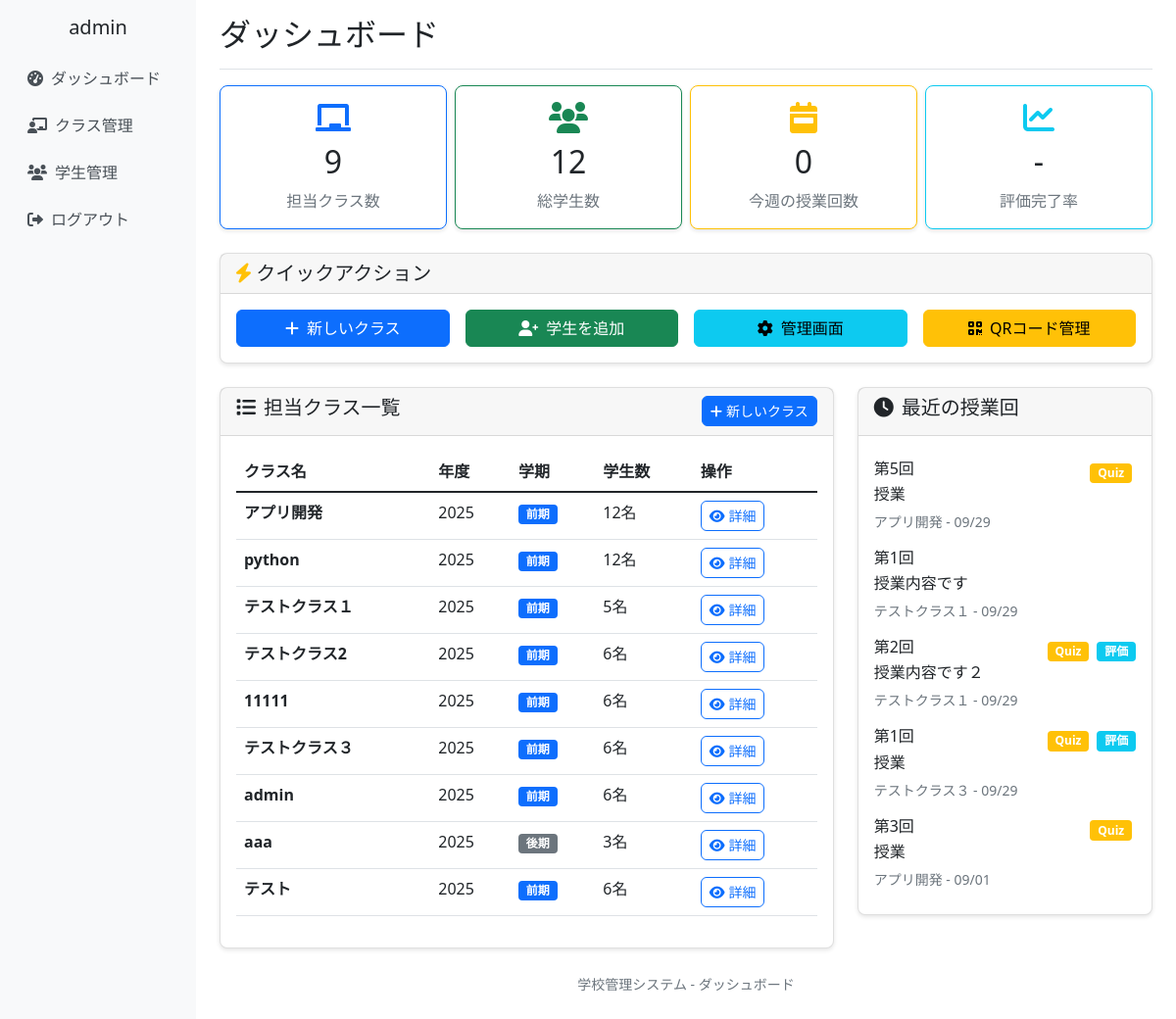
The page /dashboard/ (signed in) on the database its author committed.
### school_management/models.py (models this page shows, shortened)
class CustomUser(AbstractUser):
    ROLE_CHOICES = [
        ('admin', '管理者'),
        ('teacher', '教員'),
        ('student', '学生'),
    ]
    username = None  # usernameフィールドを無効化
    email = models.EmailField(unique=True)
    full_name = models.CharField(max_length=100, verbose_name='氏名')
    furigana = models.CharField(max_length=100, blank=True, verbose_name='ふりがな')
    points = models.IntegerField(default=0, verbose_name='ポイント')
    role = models.CharField(
        max_length=10,
        choices=ROLE_CHOICES,
        default='student',
        verbose_name='役割'
    )
    student_number = models.CharField(max_length=20, blank=True, verbose_name='学籍番号')
    teacher_id = models.CharField(max_length=20, blank=True, verbose_name='教員ID')
    created_at = models.DateTimeField(auto_now_add=True, verbose_name='登録日時')
    updated_at = models.DateTimeField(auto_now=True, verbose_name='更新日時')
    groups = models.ManyToManyField(
        'auth.Group',
        verbose_name='groups',
        blank=True,
        help_text='The groups this user belongs to.',
        related_name="customuser_set",
        related_query_name="customuser",
    )
    user_permissions = models.ManyToManyField(
        'auth.Permission',
        verbose_name='user permissions',
        blank=True,
        help_text='Specific permissions for this user.',
        related_name="customuser_set",
        related_query_name="customuser",
    )
    USERNAME_FIELD = 'email'
    REQUIRED_FIELDS = ['full_name']
    objects = CustomUserManager()
    class Meta:
        verbose_name = 'ユーザー'
        verbose_name_plural = 'ユーザー'
    @property
    def is_teacher(self):
        return self.role in ['teacher', 'admin']

class ClassRoom(models.Model):
    SEMESTER_CHOICES = [
        ('first', '前期'),
        ('second', '後期'),
    ]
    class_name = models.CharField(max_length=100, verbose_name='クラス名')
    year = models.IntegerField(verbose_name='年度')
    semester = models.CharField(max_length=10, choices=SEMESTER_CHOICES, verbose_name='学期')
    teachers = models.ManyToManyField(Teacher, verbose_name='担当教員', related_name='classrooms')
    students = models.ManyToManyField(Student, blank=True, verbose_name='学生')
    created_at = models.DateTimeField(auto_now_add=True)
    updated_at = models.DateTimeField(auto_now=True)
    class Meta:
        verbose_name = 'クラス'
        verbose_name_plural = 'クラス'

class LessonSession(models.Model):
    classroom = models.ForeignKey(ClassRoom, on_delete=models.CASCADE, verbose_name='クラス')
    session_number = models.IntegerField(verbose_name='回数')
    date = models.DateField(verbose_name='実施日')
    topic = models.CharField(max_length=200, blank=True, verbose_name='テーマ・内容')
    has_quiz = models.BooleanField(default=False, verbose_name='小テストあり')
    has_peer_evaluation = models.BooleanField(default=False, verbose_name='ピア評価あり')
    peer_evaluation_closed = models.BooleanField(default=False, verbose_name='ピア評価締切済み')
    created_at = models.DateTimeField(auto_now_add=True)
    updated_at = models.DateTimeField(auto_now=True)
    class Meta:
        verbose_name = '授業回'
        verbose_name_plural = '授業回'
        unique_together = ['classroom', 'session_number']

### school_management/views.py (the view)
# urls.py: path('dashboard/', views.dashboard_view, name='dashboard'),
@login_required
def dashboard_view(request):
    if request.user.is_teacher:
        return teacher_dashboard(request)
    elif request.user.is_student:
        return student_dashboard(request)
    else:
        return redirect('school_management:login')

### school_management/templates/school_management/dashboard.html (shortened to what this page needs)
{% extends 'school_management/base.html' %}
{% load static %}
{% block page_title %}ダッシュボード{% endblock %}
{% block content %}
<div class="row mb-4 g-2">
    <div class="col-md-3">
        <div class="card stats-card text-center border-primary">
            <div class="card-body">
                <div class="card-icon text-primary mb-2">
                    <i class="fas fa-chalkboard fa-2x"></i>
                </div>
                <h2 class="card-title">{{ total_classes }}</h2>
                <p class="card-text text-muted">担当クラス数</p>
            </div>
        </div>
    </div>
    <div class="col-md-3">
        <div class="card stats-card text-center border-success">
            <div class="card-body">
                <div class="card-icon text-success mb-2">
                    <i class="fas fa-users fa-2x"></i>
                </div>
                <h2 class="card-title">{{ total_students }}</h2>
                <p class="card-text text-muted">総学生数</p>
            </div>
        </div>
    </div>
    <div class="col-md-3">
        <div class="card stats-card text-center border-warning">
            <div class="card-body">
                <div class="card-icon text-warning mb-2">
                    <i class="fas fa-calendar-week fa-2x"></i>
                </div>
                <h2 class="card-title">{{ this_week_sessions }}</h2>
                <p class="card-text text-muted">今週の授業回数</p>
            </div>
        </div>
    </div>
    <div class="col-md-3">
        <div class="card stats-card text-center border-info">
            <div class="card-body">
                <div class="card-icon text-info mb-2">
                    <i class="fas fa-chart-line fa-2x"></i>
                </div>
                <h2 class="card-title">-</h2>
                <p class="card-text text-muted">評価完了率</p>
            </div>
        </div>
    </div>
</div>
<div class="row mt-4">
    <div class="col-12">
        <div class="card">
            <div class="card-header">
                <h5 class="card-title mb-0">
                    <i class="fas fa-bolt text-warning"></i> クイックアクション
                </h5>
            </div>
            <div class="card-body">
                <div class="row g-3">
                    <div class="col-md-3">
                        <a href="{% url 'school_management:class_create' %}" class="btn btn-primary w-100 h-100 d-flex align-items-center justify-content-center">
                            <i class="fas fa-plus me-2"></i>新しいクラス
                        </a>
                    </div>
                    <div class="col-md-3">
                        <a href="{% url 'school_management:student_create' %}" class="btn btn-success w-100 h-100 d-flex align-items-center justify-content-center">
                            <i class="fas fa-user-plus me-2"></i>学生を追加
                        </a>
                    </div>
                    <div class="col-md-3">
                        <a href="/admin/" class="btn btn-info w-100 h-100 d-flex align-items-center justify-content-center">
                            <i class="fas fa-cog me-2"></i>管理画面
                        </a>
                    </div>
                    <div class="col-md-3">
                        <a href="{% url 'school_management:qr_code_list' %}" class="btn btn-warning w-100 h-100 d-flex align-items-center justify-content-center">
                            <i class="fas fa-qrcode me-2"></i>QRコード管理
                        </a>
                    </div>
                </div>
            </div>
        </div>
    </div>
</div>
<div class="row">
    <div class="col-md-8 mt-4">
        <div class="card">
            <div class="card-header d-flex justify-content-between align-items-center">
                <h5><i class="fas fa-list me-2"></i>担当クラス一覧</h5>
                <a href="{% url 'school_management:class_create' %}" class="btn btn-primary btn-sm">
                    <i class="fas fa-plus me-1"></i>新しいクラス
                </a>
            </div>
            <div class="card-body">
                {% if classes %}
                    <div class="table-responsive">
                        <table class="table table-hover">
                            <thead>
                                <tr>
                                    <th>クラス名</th>
                                    <th>年度</th>
                                    <th>学期</th>
                                    <th>学生数</th>
                                    <th>操作</th>
                                </tr>
                            </thead>
                            <tbody>
                                {% for classroom in classes %}
                                <tr>
                                    <td>
                                        <strong>{{ classroom.class_name }}</strong>
                                    </td>
                                    <td>{{ classroom.year }}</td>
                                    <td>
                                        <span class="badge bg-{% if classroom.semester == 'first' %}primary{% else %}secondary{% endif %}">
                                            {{ classroom.get_semester_display }}
                                        </span>
                                    </td>
                                    <td>{{ classroom.students.count }}名</td>
                                    <td>
                                        <a href="{% url 'school_management:class_detail' classroom.id %}"
                                           class="btn btn-outline-primary btn-sm">
                                            <i class="fas fa-eye me-1"></i>詳細
                                        </a>
                                    </td>
                                </tr>
                                {% endfor %}
                            </tbody>
                        </table>
                    </div>
                {% endif %}
            </div>
        </div>
    </div>
    <div class="col-md-4 mt-4">
        <div class="card">
            <div class="card-header">
                <h5><i class="fas fa-clock me-2"></i>最近の授業回</h5>
            </div>
            <div class="card-body">
                {% if recent_sessions %}
                    <div class="list-group list-group-flush">
                        {% for session in recent_sessions %}
                        <div class="list-group-item border-0 px-0">
                            <div class="d-flex justify-content-between align-items-start">
                                <div class="flex-grow-1">
                                    <h6 class="mb-1">第{{ session.session_number }}回</h6>
                                    <p class="mb-1 text-truncate">{{ session.topic|default:"授業" }}</p>
                                    <small class="text-muted">{{ session.classroom.class_name }} - {{ session.date|date:"m/d" }}</small>
                                </div>
                                <div class="flex-shrink-0">
                                    {% if session.has_quiz %}
                                        <span class="badge bg-warning me-1" title="小テストあり">Quiz</span>
                                    {% endif %}
                                    {% if session.has_peer_evaluation %}
                                        <span class="badge bg-info" title="ピア評価あり">評価</span>
                                    {% endif %}
                                </div>
                            </div>
                        </div>
                        {% endfor %}
                    </div>
                {% else %}
                    <div class="text-center py-4">
                        <i class="fas fa-calendar-alt fa-3x text-muted mb-3"></i>
                        <p class="text-muted">まだ授業回がありません。</p>
                        <small class="text-muted">クラス詳細から授業回を作成してください。</small>
                    </div>
                {% endif %}
            </div>
        </div>
    </div>
</div>
<div class="row">
    <div class="col-12">
        <div class="py-4 text-center text-muted">
            <small>学校管理システム - ダッシュボード</small>
        </div>
    </div>
</div>
{% endblock %}

### school_management/templates/school_management/base.html (shortened to what this page needs)
{% load static %}
<!DOCTYPE html>
<html lang="ja">
<head>
    <link href="https://cdn.jsdelivr.net/npm/bootstrap@5.1.3/dist/css/bootstrap.min.css" rel="stylesheet">
    <link href="https://cdnjs.cloudflare.com/ajax/libs/font-awesome/6.0.0/css/all.min.css" rel="stylesheet">
    <link href="{% static 'school_management/css/base.css' %}" rel="stylesheet">
</head>
<body>
    <div class="container-fluid">
        <div class="row">
            {% if user.is_authenticated %}
            <nav class="col-md-3 col-lg-2 d-md-block d-none sidebar collapse">
                <div class="position-sticky pt-3">
                    <div class="text-center mb-3">
                        <h5>{{ user.full_name }}</h5>
                    </div>
                    <ul class="nav flex-column">
                        <li class="nav-item">
                            <a class="nav-link" href="{% url 'school_management:dashboard' %}">
                                <i class="fas fa-tachometer-alt me-2"></i>ダッシュボード
                            </a>
                        </li>
                        <li class="nav-item">
                            <a class="nav-link" href="{% url 'school_management:class_list' %}">
                                <i class="fas fa-chalkboard-teacher me-2"></i>クラス管理
                            </a>
                        </li>
                        <li class="nav-item">
                            <a class="nav-link" href="{% url 'school_management:student_list' %}">
                                <i class="fas fa-users me-2"></i>学生管理
                            </a>
                        </li>
                        <li class="nav-item">
                            <a class="nav-link" href="{% url 'school_management:logout' %}">
                                <i class="fas fa-sign-out-alt me-2"></i>ログアウト
                            </a>
                        </li>
                    </ul>
                </div>
            </nav>
            <main class="col-md-9 ms-sm-auto col-lg-10 px-md-4 main-content">
                <div class="d-flex justify-content-between flex-wrap flex-md-nowrap align-items-center pt-3 pb-2 mb-3 border-bottom">
                    <h1 class="h2">{% block page_title %}{% endblock %}</h1>
                </div>
                {% block content %}{% endblock %}
            </main>
            {% else %}
            <div class="col-12">
                {% block login_content %}{% endblock %}
            </div>
            {% endif %}
        </div>
    </div>
</body>
</html>

### school_management/static/school_management/css/base.css (style rules this page uses)
.sidebar { min-height: 100vh; background-color: #f8f9fa; }
.main-content { min-height: 100vh; }
.card { box-shadow: 0 2px 4px rgba(0, 0, 0, 0.1); border-radius: 8px; }
.btn { border-radius: 6px; transition: all 0.2s ease-in-out; }
.nav-link { color: #495057; padding: 0.75rem 1rem; border-radius: 6px; transition: all 0.2s ease-in-out; }
@media (min-width: 768px) { .sidebar { position: relative; left: 0; } }

### rows shown on the page
CustomUser: full_name "admin"
ClassRoom: class_name "アプリ開発", year "2025", semester "前期", students.count "12"
ClassRoom: class_name "python", year "2025", semester "前期", students.count "12"
ClassRoom: class_name "テストクラス１", year "2025", semester "前期", students.count "5"
ClassRoom: class_name "テストクラス2", year "2025", semester "前期", students.count "6"
ClassRoom: class_name "11111", year "2025", semester "前期", students.count "6"
ClassRoom: class_name "テストクラス３", year "2025", semester "前期", students.count "6"
ClassRoom: class_name "admin", year "2025", semester "前期", students.count "6"
ClassRoom: class_name "aaa", year "2025", semester "後期", students.count "3"
ClassRoom: class_name "テスト", year "2025", semester "前期", students.count "6"
LessonSession: session_number "5", topic "授業", classroom.class_name "アプリ開発", date "09/29", has_quiz "Quiz"
LessonSession: session_number "1", topic "授業内容です", classroom.class_name "テストクラス１", date "09/29"
LessonSession: session_number "2", topic "授業内容です２", classroom.class_name "テストクラス１", date "09/29", has_quiz "Quiz", has_peer_evaluation "評価"
LessonSession: session_number "1", topic "授業", classroom.class_name "テストクラス３", date "09/29", has_quiz "Quiz", has_peer_evaluation "評価"
LessonSession: session_number "3", topic "授業", classroom.class_name "アプリ開発", date "09/01", has_quiz "Quiz"

### other values the page prints
{{ total_classes }} "9"
{{ total_students }} "12"
{{ this_week_sessions }} "0"
